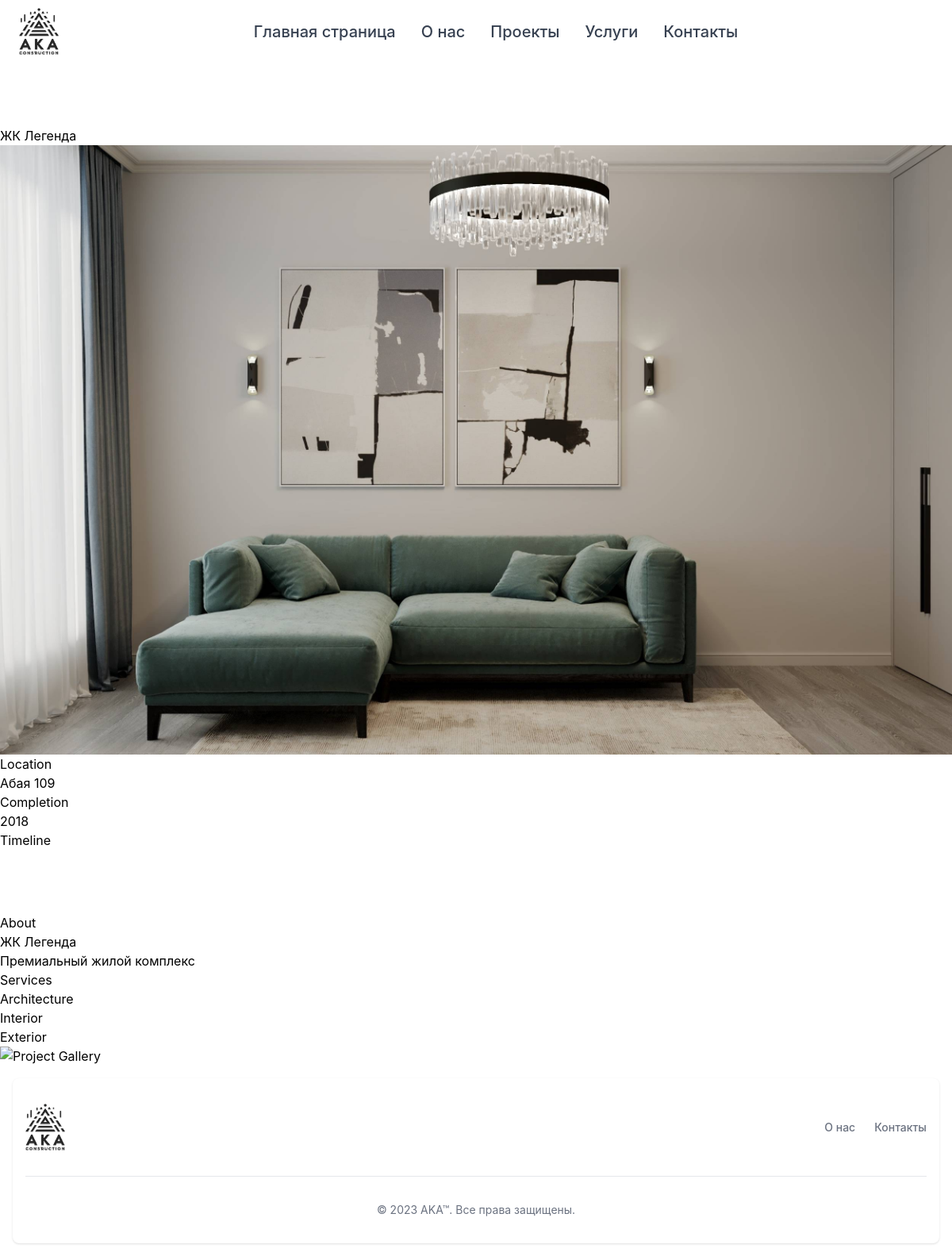
Page /interior/12/ on the committed database.
### main/models.py (models this page shows, shortened)
class Interiors(models.Model):
    InteriorName = models.CharField(max_length=100)
    main_image = models.ImageField(upload_to='interiors/')
    location = models.CharField(max_length=50)
    completion_year = models.PositiveIntegerField()
    timeline = models.CharField(max_length=15)
    about = models.CharField(max_length=50)
    description = models.CharField(max_length=255)

### main/views.py (the view)
# urls.py: path('interior/<int:interior_id>/', views.interior_detail, name='interior_detail'),
def interior_detail(request, interior_id):
    interior = get_object_or_404(Interiors, pk=interior_id)
    interior_images = InteriorImage.objects.filter(interior=interior)
    return render(request, 'main/projectSignle.html', {'interior': interior, 'interior_images': interior_images})

### main/templates/main/projectSignle.html (shortened to what this page needs)
<!DOCTYPE html>
<html lang="en">
<html data-wf-domain="nilsson-template.webflow.io" data-wf-page="64da294579ba36ab02c33cb3" data-wf-site="64da23ffc30f30ecaed159b7"></html>
<head>
    <link href="https://assets-global.website-files.com/64da23ffc30f30ecaed159b7/css/nilsson-template.webflow.7e1ccdb8a.css" rel="stylesheet" type="text/css"/>
    <script src="https://cdn.tailwindcss.com"></script>
    <link href="https://cdnjs.cloudflare.com/ajax/libs/flowbite/2.2.1/flowbite.min.css" rel="stylesheet" />
</head>
   <body class="body">
      <div class="page-wrapper">
         <main class="main-wrapper-vertical">
            <header>
                <nav class="bg-white border-gray-200 px-4 lg:px-6 py-2.5 ">
                    <div class="flex flex-wrap justify-between items-center mx-auto max-w-screen-xl">
                        <a href="index.html" class="flex items-center">
                            <img src="/media/media/logo_white.png" style="width: 50px;" alt="Logo" />
                        </a>
                        <div class="hidden justify-between items-center w-full lg:flex lg:w-auto lg:order-1" id="mobile-menu-2">
                            <ul class="flex flex-col mt-4 font-medium lg:flex-row lg:space-x-8 lg:mt-0">
                                <li>
                                    <a href="{% url 'home' %}" class="block py-2 pr-4 pl-3 text-xl text-gray-700 border-b border-gray-100 hover:bg-gray-50 lg:hover:bg-transparent lg:border-0 lg:hover:text-blue-500 lg:p-0 ">Главная страница</a>
                                </li>
                                <li>
                                    <a href="{% url 'about' %}" class="block py-2 pr-4 pl-3 text-xl text-gray-700 border-b border-gray-100 hover:bg-gray-50 lg:hover:bg-transparent lg:border-0 lg:hover:text-blue-500 lg:p-0 ">О нас</a>
                                </li>
                                <li>
                                    <a href="{% url 'interior_page' %}" class="block py-2 pr-4 pl-3 text-xl text-gray-700 border-b border-gray-100 hover:bg-gray-50 lg:hover:bg-transparent lg:border-0 lg:hover:text-blue-500 lg:p-0 ">Проекты</a>
                                </li>
                                <li>
                                    <a href="{% url 'services' %}" class="block py-2 pr-4 pl-3 text-xl text-gray-700 border-b border-gray-100 hover:bg-gray-50 lg:hover:bg-transparent lg:border-0 lg:hover:text-blue-500 lg:p-0 ">Услуги</a>
                                </li>
                                <li>
                                    <a href="{% url 'contact' %}" class="block py-2 pr-4 pl-3 text-xl text-gray-700 border-b border-gray-100 hover:bg-gray-50 lg:hover:bg-transparent lg:border-0 lg:hover:text-blue-500 lg:p-0 ">Контакты</a>
                                </li>
                            </ul>
                        </div>
                    </div>
                </nav>
            </header>
            <section class="section-project-vertical-hero pt-20">
               <div class="container-xxlarge">
                  <div class="project-vertical-hero-wrapper">
                     <div class="project-vertical-hero-image-wrapper">
                        <div class="project-vertical-hero-content">
                           <h1 class="home-vertical-hero-heading"> {{ interior.InteriorName }} </h1>
                        </div>
                        <img src="{{ interior.main_image.url }}"  alt="Home Hero" class="image-cover"/>
                     </div>
                     <div class="project-vertical-hero-card">
                        <div>
                           <div class="margin-bottom margin-xxsmall">
                              <div class="text-meta text-color-muted">Location</div>
                           </div>
                           <div class="text-size-small">{{ interior.location }}</div>
                        </div>
                        <div>
                           <div class="margin-bottom margin-xxsmall">
                              <div class="text-meta text-color-muted">Completion</div>
                           </div>
                           <div class="text-size-small">{{ interior.completion_year }}</div>
                        </div>
                        <div>
                           <div class="margin-bottom margin-xxsmall">
                              <div class="text-meta text-color-muted">Timeline</div>
                           </div>
                        </div>
                        <div class="card-sticky-corner-top-left bottom hide-mobile-landscape w-embed">
                           <svg width="40" height="40" viewBox="0 0 40 40" fill="none" xmlns="http://www.w3.org/2000/svg">
                              <path d="M40 40V0C40 22.0914 22.0914 40 0 40H40Z" fill="white"/>
                           </svg>
                        </div>
                        <div class="card-sticky-corner-top-left top hide-mobile-landscape w-embed">
                           <svg width="40" height="40" viewBox="0 0 40 40" fill="none" xmlns="http://www.w3.org/2000/svg">
                              <path d="M40 40V0C40 22.0914 22.0914 40 0 40H40Z" fill="white"/>
                           </svg>
                        </div>
                     </div>
                  </div>
               </div>
            </section>
            <section class="section-project-vertical-about">
               <div class="padding-vertical padding-huge">
                  <div class="container-large">
                     <div class="home-vertical-about-grid">
                        <div>
                           <div class="margin-bottom margin-xsmall">
                              <div class="label muted">
                                 <div class="label-inner">
                                    <div class="label-text">About</div>
                                 </div>
                              </div>
                           </div>
                           <div class="margin-bottom margin-small">
                              <h2>{{ interior.about }}</h2>
                           </div>
                        </div>
                        <div>
                           <div class="margin-bottom margin-large">
                              <div class="text-size-medium"> {{ interior.description }} </div>
                           </div>
                           <div>
                              <div class="margin-bottom margin-medium">
                                 <div class="text-meta text-color-muted">Services</div>
                              </div>
                              <div class="nav">
                                 <h3 class="heading-style-h6">Architecture</h3>
                                 <h3 class="heading-style-h6">Interior</h3>
                                 <h3 class="heading-style-h6">Exterior</h3>
                              </div>
                           </div>
                        </div>
                     </div>
                  </div>
               </div>
            </section>
            <section class="section-project-vertical-gallery">
               <div class="container-xxlarge">
                  <div class="project-vertical-gallery"><img src="{{ interior.second_image.url }}" alt="Project Gallery" class="project-vertical-gallery-image"/>
                    <img src="{{ interior.third_image.url }}" class="project-vertical-gallery-image"></div>
               </div>
            </section>
            <footer class="bg-white rounded-lg shadow  m-4">
                <div class="w-full max-w-screen-xl mx-auto p-4 md:py-8">
                    <div class="sm:flex sm:items-center sm:justify-between">
                        <a href="{% url 'home' %}" class="flex items-center mb-4 sm:mb-0 space-x-3 rtl:space-x-reverse">
                            <img src="media/media/logo_white.png" style="width: 50px;" alt="Flowbite Logo" />
                        </a>
                        <ul class="flex flex-wrap items-center mb-6 text-sm font-medium text-gray-500 sm:mb-0 ">
                            <li>
                                <a href="{% url 'about' %}" class="hover:underline me-4 md:me-6">О нас</a>
                            </li>
                            <li>
                                <a href="{% url 'contact' %}" class="hover:underline">Контакты</a>
                            </li>
                        </ul>
                    </div>
                    <hr class="my-6 border-gray-200 sm:mx-auto  lg:my-8" />
                    <span class="block text-sm text-gray-500 sm:text-center ">© 2023 <a href="/" class="hover:underline">AKA™</a>. Все права защищены.</span>
                </div>
            </footer>
         </main>
      </div>
   </body>
</html>

### rows in the picture
Interiors: InteriorName "ЖК Легенда", main_image (picture), location "Абая 109", completion_year "2018", about "ЖК Легенда", description "Премиальный жилой комплекс"
